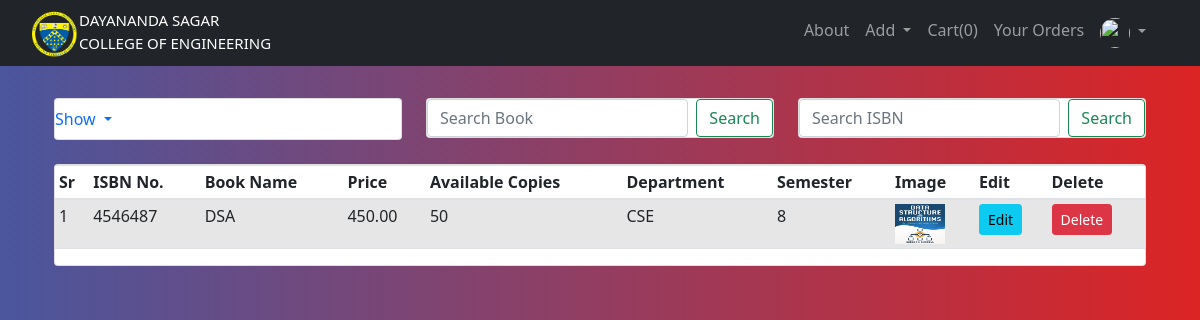
/admin_home (signed in), run on an earlier commit of the app's database.
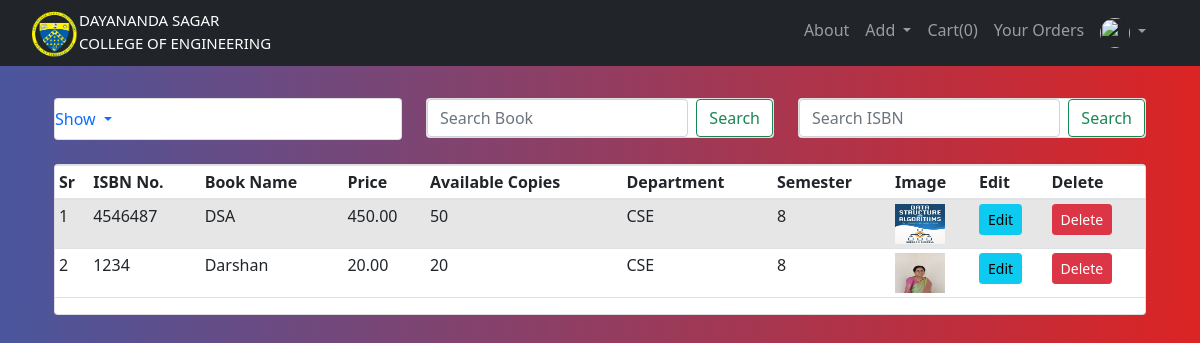
And on a later commit of the database.
### website/models.py (models this page shows, shortened)
class Addbook(db.Model):
    __tablename__='addbook'
    __searchable__ = ['name', 'desc', 'isbn']
    id = db.Column(db.Integer, primary_key=True)
    name = db.Column(db.String(80), nullable=False)
    price = db.Column(db.Numeric(10,2), nullable=False)
    isbn = db.Column(db.Integer,default=0)
    stock = db.Column(db.Integer,nullable=False)
    available_copies = db.Column(db.Integer,nullable=False)
    desc = db.Column(db.Text, nullable=False)
    pub_date = db.Column(db.DateTime, nullable=False, default=datetime.utcnow)
    department_id = db.Column(db.Integer, db.ForeignKey('department.id'),nullable=False)
    department = db.relationship('Department', backref=db.backref('departments',lazy=True))
    semester_id = db.Column(db.Integer, db.ForeignKey('semester.id'),nullable=False)
    semester = db.relationship('Semester', backref=db.backref('semesters',lazy=True))
    image_1 = db.Column(db.String(150), nullable=False, default='image.jpg')
    image_2 = db.Column(db.String(150), nullable=False, default='image.jpg')
    image_3 = db.Column(db.String(150), nullable=False, default='image.jpg')

class Department(db.Model):
        id = db.Column(db.Integer, primary_key = True)
        name = db.Column(db.String(30), nullable = False, unique = True)

class Semester(db.Model):
        id = db.Column(db.Integer, primary_key = True)
        name = db.Column(db.String(30), nullable = False, unique = True)

### website/views.py (the view)
@views.route('/admin_home')
@login_required
@requires_access_level("admin")
def admin_home():
    books = Addbook.query.all()
    return render_template("admin_home.html", user=current_user,books=books)

### website/models.py (called while the page is built)
        def get_urole(self):
                return self.urole

### website/views.py (called while the page is built)
def requires_access_level(access_level):
    def decorator(f):
        @wraps(f)
        def decorated_function(*args, **kwargs):
            if not current_user.is_authenticated:
                flash('Login to Access', 'error')
                return redirect(url_for('views.home'))
            if current_user.get_urole()!=access_level:
                logout_user()
                flash('You do not have access to this resource. You have been automatically Logged Out', 'error')
                return redirect(url_for('views.home'))
            return f(*args, **kwargs)
        return decorated_function
    return decorator

### website/templates/admin_home.html (shortened to what this page needs)
{% extends "base.html" %} {% block title %}Admin Home{% endblock %}
{% block content %}
<br>
<br>
<br>
<div class="container">
  <div class="row">
      <div class="col-md-4">
          <div class="card mt-100">
              <ul class="navbar-nav me-auto mb-2 mb-lg-0">
              <li class="nav-item dropdown">
                  <a class="nav-link dropdown-toggle" href="#" id="navbarDropdown" role="button" data-bs-toggle="dropdown" aria-expanded="false">
                    Show
                  </a>
                </li>
              </ul>
          </div>
      </div>
      <div class="col-md-4">
        <div class="card mt-100">
          <form class="d-flex">
            <input class="form-control me-2" type="search" placeholder="Search Book" aria-label="Search">
            <button class="btn btn-outline-success" type="submit">Search</button>
          </form>
        </div>
    </div>
    <div class="col-md-4">
      <div class="card mt-100">
        <form class="d-flex">
          <input class="form-control me-2" type="search" placeholder="Search ISBN" aria-label="Search">
          <button class="btn btn-outline-success" type="submit">Search</button>
        </form>
      </div>
  </div>
  </div>
  </div>
  <br/>
<div class="container">
  <div class="card">
  <table class="table table-sm table-condensed table-striped">
    <thead>
      <th>Sr</th>
      <th>ISBN No.</th>
      <th>Book Name</th>
      <th>Price</th>
      <th>Available Copies</th>
      <th>Department</th>
      <th>Semester</th>
      <th>Image</th>
      <th>Edit</th>
      <th>Delete</th>
    </thead>
    <tbody>
      {% for book in books %}
      <tr>
        <td>{{loop.index}}</td>
        <td>{{book.isbn}}</td>
        <td>{{book.name}}</td>
        <td>{{book.price}}</td>
        <td>{{book.stock}}</td>
        <td>{{book.department.name}}</td>
        <td>{{book.semester.name}}</td>
        <td><img src="{{url_for('static',filename='images/'+ book.image_1 )}}" width="50" height="40"></td>
        <td><a href="{{url_for('add.updatebook', id=book.id)}}" class="btn btn-info btn-sm">Edit </a></td>
        <td>
        <button type="button" class="btn btn-danger btn-sm" data-toggle="modal" data-target="#exampleModal-{{book.id}}">
        Delete
        </button>
        </td>
      </tr>
      {% endfor %}
    </tbody>
  </table>
</div>
</div>
{% endblock %}

### website/templates/base.html (shortened to what this page needs)
<!DOCTYPE html>
<html>
    <head>
        <link
      rel="stylesheet"
      href="https://stackpath.bootstrapcdn.com/bootstrap/4.4.1/css/bootstrap.min.css"
    />
    <link
      rel="stylesheet"
      href="https://stackpath.bootstrapcdn.com/font-awesome/4.7.0/css/font-awesome.min.css"
    />
    <link href="https://cdn.jsdelivr.net/npm/bootstrap@5.1.3/dist/css/bootstrap.min.css" rel="stylesheet">
    <link href="https://cdn.jsdelivr.net/npm/bootstrap@5.1.3/dist/css/bootstrap.min.css" rel="stylesheet">
    <link rel="stylesheet" type="text/css" href="{{url_for('static',filename='style.css')}}">
  </head>
    <body class="bg-nav">
        <nav class="navbar navbar-expand-lg navbar-dark bg-dark">
            <div class="container-fluid">
              {% if user.is_authenticated %}
              {% if user.get_urole()=="admin" %}
              <a href="/admin_home">
              {% elif user.get_urole()=="student" %}
              <a href="/student_home">
              {% elif user.get_urole()=="teacher" %}
              <a href="/teacher_home">
              {% endif %}
              {% else %}
              <a href="/home">
              {% endif %}
              <div style="float: left;">
                <img src="static/DNS logo.png" class="img-responsive" width="50px">
              </div>
              <div style="float:left;padding: 1px 1px 0; color: aliceblue;font-size: 15px; color: white;">DAYANANDA SAGAR<br>
                <em style="font-style: normal;color: aliceblue ; color: white;">COLLEGE OF ENGINEERING</em>
              </div>
              </a>
              <div class="d-flex justify-content-end" id="navbarSupportedContent">
                <ul class="navbar-nav me-auto mb-2 mb-lg-0">
                  <li class="nav-item">
                    <a class="nav-link" aria-current="page" href="/aboutUs">About</a>
                  </li>
                  {% if user.is_authenticated %}
                  {% if user.get_urole()=="admin" %}
                  <li class="nav-item dropdown">
                    <a class="nav-link dropdown-toggle" href="#" id="navbarDropdown" role="button" data-bs-toggle="dropdown" aria-expanded="false">
                      Add
                    </a>
                  </li>
                  {% endif %}
                  <li class="nav-item">
                    <a class="nav-link" href="{{url_for('cart.getCart')}}">Cart({{session['Shoppingcart']|length}})</a>
                  </li>
                  <li class="nav-item">
                    <a class="nav-link" href="{{url_for('views.orders',invoice = current_user.invoice )}}">Your Orders</a>
                  </li>
                  <ul class="navbar-nav">
                    <li class="nav-item dropdown">
                    <a class="nav-link dropdown-toggle" href="#" id="navbarDropdownMenuLink" role="button" data-toggle="dropdown" aria-haspopup="true" aria-expanded="false">
                      <img src="https://s3.eu-central-1.amazonaws.com/bootstrapbaymisc/blog/24_days_bootstrap/fox.jpg" width="30" height="30" class="rounded-circle">
                    </a>
                  </li>
                </ul>
                <li>
                </li>
                  {% endif %}
                </ul>
              </div>
            </div>
          </nav>
          <div class="container">
              {% block content %}
              {% endblock %}
          </div>
    </body>
</html>

### website/static/style.css (style rules this page uses)
.bg-nav { background: #DC2424; background: -webkit-linear-gradient(to right, #4A569D, #DC2424); background: linear-gradient(to right, #4A569D, #DC2424); }
.mt-100 { margin-top: -40px; }

What changed in the data, as far as the page shows it:
added Addbook: isbn "1234", name "Darshan", price "20.00", stock "20", department.name "CSE", semester.name "8", image_1 (picture)
